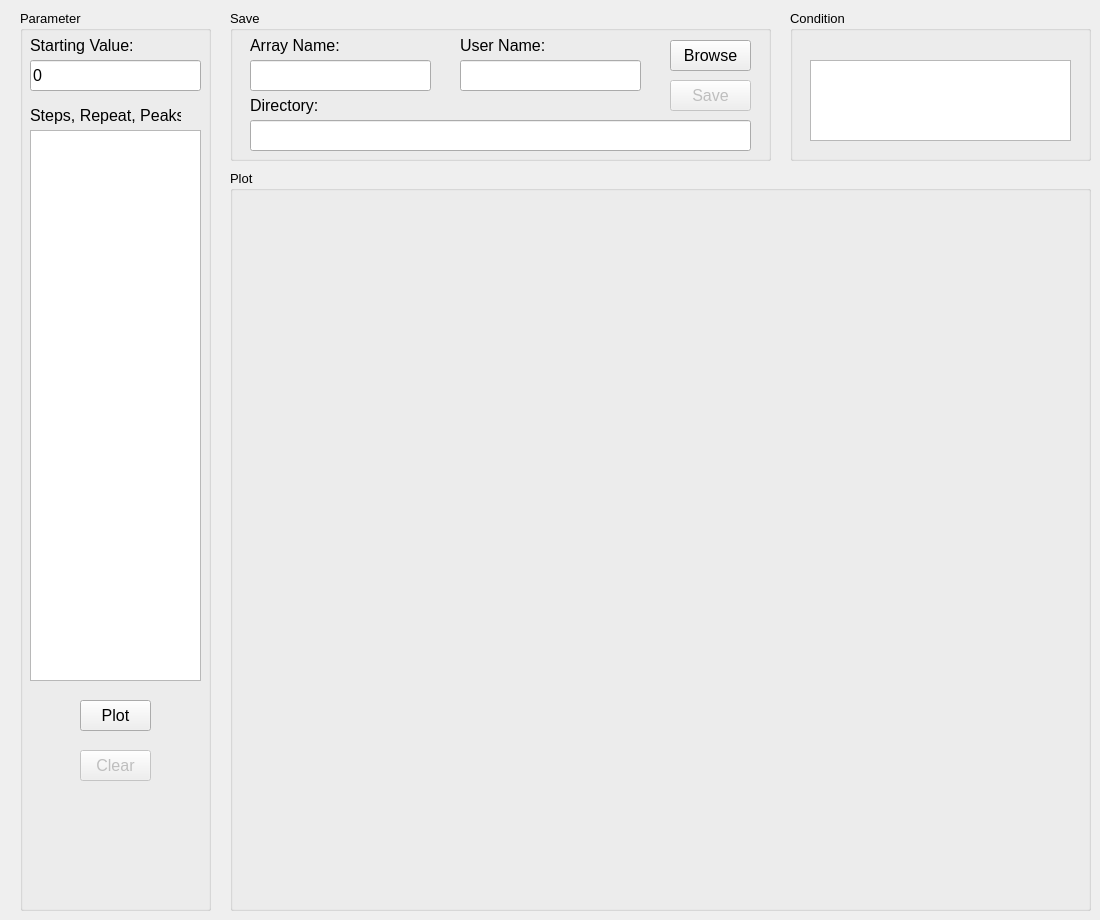
            <widget class="QWidget" name="tab_1">
             <attribute name="title">
              <string>Array Builder</string>
             </attribute>
             <widget class="QGroupBox" name="groupBox_parameter">
              <property name="geometry">
               <rect>
                <x>20</x>
                <y>10</y>
                <width>191</width>
                <height>901</height>
               </rect>
              </property>
              <property name="font">
               <font>
                <pointsize>10</pointsize>
               </font>
              </property>
              <property name="title">
               <string>Parameter</string>
              </property>
              <widget class="QLabel" name="label_starting_value">
               <property name="geometry">
                <rect>
                 <x>10</x>
                 <y>20</y>
                 <width>111</width>
                 <height>31</height>
                </rect>
               </property>
               <property name="font">
                <font>
                 <pointsize>12</pointsize>
                </font>
               </property>
               <property name="text">
                <string>Starting Value:</string>
               </property>
              </widget>
              <widget class="QLineEdit" name="lineEdit_start">
               <property name="geometry">
                <rect>
                 <x>10</x>
                 <y>50</y>
                 <width>171</width>
                 <height>31</height>
                </rect>
               </property>
               <property name="font">
                <font>
                 <pointsize>12</pointsize>
                </font>
               </property>
               <property name="text">
                <string>0</string>
               </property>
              </widget>
              <widget class="QPushButton" name="pushButton_plot">
               <property name="geometry">
                <rect>
                 <x>60</x>
                 <y>690</y>
                 <width>71</width>
                 <height>31</height>
                </rect>
               </property>
               <property name="font">
                <font>
                 <pointsize>12</pointsize>
                </font>
               </property>
               <property name="text">
                <string>Plot</string>
               </property>
              </widget>
              <widget class="QPushButton" name="pushButton_clear">
               <property name="enabled">
                <bool>false</bool>
               </property>
               <property name="geometry">
                <rect>
                 <x>60</x>
                 <y>740</y>
                 <width>71</width>
                 <height>31</height>
                </rect>
               </property>
               <property name="font">
                <font>
                 <pointsize>12</pointsize>
                </font>
               </property>
               <property name="text">
                <string>Clear</string>
               </property>
              </widget>
              <widget class="QTextEdit" name="textEdit_peaks_steps">
               <property name="geometry">
                <rect>
                 <x>10</x>
                 <y>120</y>
                 <width>171</width>
                 <height>551</height>
                </rect>
               </property>
               <property name="font">
                <font>
                 <pointsize>20</pointsize>
                 <strikeout>false</strikeout>
                 <kerning>true</kerning>
                </font>
               </property>
               <property name="cursor" stdset="0">
                <cursorShape>IBeamCursor</cursorShape>
               </property>
               <property name="horizontalScrollBarPolicy">
                <enum>Qt::ScrollBarAsNeeded</enum>
               </property>
               <property name="tabStopWidth">
                <number>80</number>
               </property>
               <property name="cursorWidth">
                <number>2</number>
               </property>
              </widget>
              <widget class="QLabel" name="label_2">
               <property name="geometry">
                <rect>
                 <x>10</x>
                 <y>90</y>
                 <width>151</width>
                 <height>31</height>
                </rect>
               </property>
               <property name="font">
                <font>
                 <pointsize>12</pointsize>
                </font>
               </property>
               <property name="text">
                <string>Steps, Repeat, Peaks:</string>
               </property>
              </widget>
             </widget>
             <widget class="QGroupBox" name="groupBox_save_general">
              <property name="geometry">
               <rect>
                <x>230</x>
                <y>10</y>
                <width>541</width>
                <height>151</height>
               </rect>
              </property>
              <property name="font">
               <font>
                <pointsize>10</pointsize>
               </font>
              </property>
              <property name="title">
               <string>Save</string>
              </property>
              <widget class="QLineEdit" name="lineEdit_array_name">
               <property name="geometry">
                <rect>
                 <x>20</x>
                 <y>50</y>
                 <width>181</width>
                 <height>31</height>
                </rect>
               </property>
               <property name="font">
                <font>
                 <pointsize>12</pointsize>
                </font>
               </property>
              </widget>
              <widget class="QLabel" name="label_4">
               <property name="geometry">
                <rect>
                 <x>20</x>
                 <y>20</y>
                 <width>111</width>
                 <height>31</height>
                </rect>
               </property>
               <property name="font">
                <font>
                 <pointsize>12</pointsize>
                </font>
               </property>
               <property name="text">
                <string>Array Name:</string>
               </property>
              </widget>
              <widget class="QPushButton" name="pushButton_save">
               <property name="enabled">
                <bool>false</bool>
               </property>
               <property name="geometry">
                <rect>
                 <x>440</x>
                 <y>70</y>
                 <width>81</width>
                 <height>31</height>
                </rect>
               </property>
               <property name="font">
                <font>
                 <pointsize>12</pointsize>
                </font>
               </property>
               <property name="text">
                <string>Save</string>
               </property>
              </widget>
              <widget class="QLabel" name="label_6">
               <property name="geometry">
                <rect>
                 <x>20</x>
                 <y>80</y>
                 <width>111</width>
                 <height>31</height>
                </rect>
               </property>
               <property name="font">
                <font>
                 <pointsize>12</pointsize>
                </font>
               </property>
               <property name="text">
                <string>Directory:</string>
               </property>
              </widget>
              <widget class="QLineEdit" name="lineEdit_directory_save">
               <property name="geometry">
                <rect>
                 <x>20</x>
                 <y>110</y>
                 <width>501</width>
                 <height>31</height>
                </rect>
               </property>
               <property name="font">
                <font>
                 <pointsize>12</pointsize>
                </font>
               </property>
              </widget>
              <widget class="QPushButton" name="pushButton_browse_save">
               <property name="geometry">
                <rect>
                 <x>440</x>
                 <y>30</y>
                 <width>81</width>
                 <height>31</height>
                </rect>
               </property>
               <property name="font">
                <font>
                 <pointsize>12</pointsize>
                </font>
               </property>
               <property name="text">
                <string>Browse</string>
               </property>
              </widget>
              <widget class="QLabel" name="label_10">
               <property name="geometry">
                <rect>
                 <x>230</x>
                 <y>20</y>
                 <width>111</width>
                 <height>31</height>
                </rect>
               </property>
               <property name="font">
                <font>
                 <pointsize>12</pointsize>
                </font>
               </property>
               <property name="text">
                <string>User Name:</string>
               </property>
              </widget>
              <widget class="QLineEdit" name="lineEdit_user_name">
               <property name="geometry">
                <rect>
                 <x>230</x>
                 <y>50</y>
                 <width>181</width>
                 <height>31</height>
                </rect>
               </property>
               <property name="font">
                <font>
                 <pointsize>12</pointsize>
                </font>
               </property>
              </widget>
             </widget>
             <widget class="QGroupBox" name="groupBox_plot">
              <property name="geometry">
               <rect>
                <x>230</x>
                <y>170</y>
                <width>861</width>
                <height>741</height>
               </rect>
              </property>
              <property name="font">
               <font>
                <pointsize>10</pointsize>
               </font>
              </property>
              <property name="title">
               <string>Plot</string>
              </property>
              <widget class="MatplotlibWidget" name="mplwidget_general">
               <property name="geometry">
                <rect>
                 <x>350</x>
                 <y>270</y>
                 <width>16</width>
                 <height>16</height>
                </rect>
               </property>
              </widget>
              <widget class="QWidget" name="widget_general" native="true">
               <property name="geometry">
                <rect>
                 <x>0</x>
                 <y>10</y>
                 <width>861</width>
                 <height>731</height>
                </rect>
               </property>
              </widget>
             </widget>
             <widget class="QGroupBox" name="groupBox_condition_general">
              <property name="geometry">
               <rect>
                <x>790</x>
                <y>10</y>
                <width>301</width>
                <height>151</height>
               </rect>
              </property>
              <property name="font">
               <font>
                <pointsize>10</pointsize>
               </font>
              </property>
              <property name="title">
               <string>Condition</string>
              </property>
              <widget class="QTextEdit" name="textEdit_condition">
               <property name="geometry">
                <rect>
                 <x>20</x>
                 <y>50</y>
                 <width>261</width>
                 <height>81</height>
                </rect>
               </property>
               <property name="font">
                <font>
                 <pointsize>14</pointsize>
                </font>
               </property>
              </widget>
             </widget>
            </widget>
